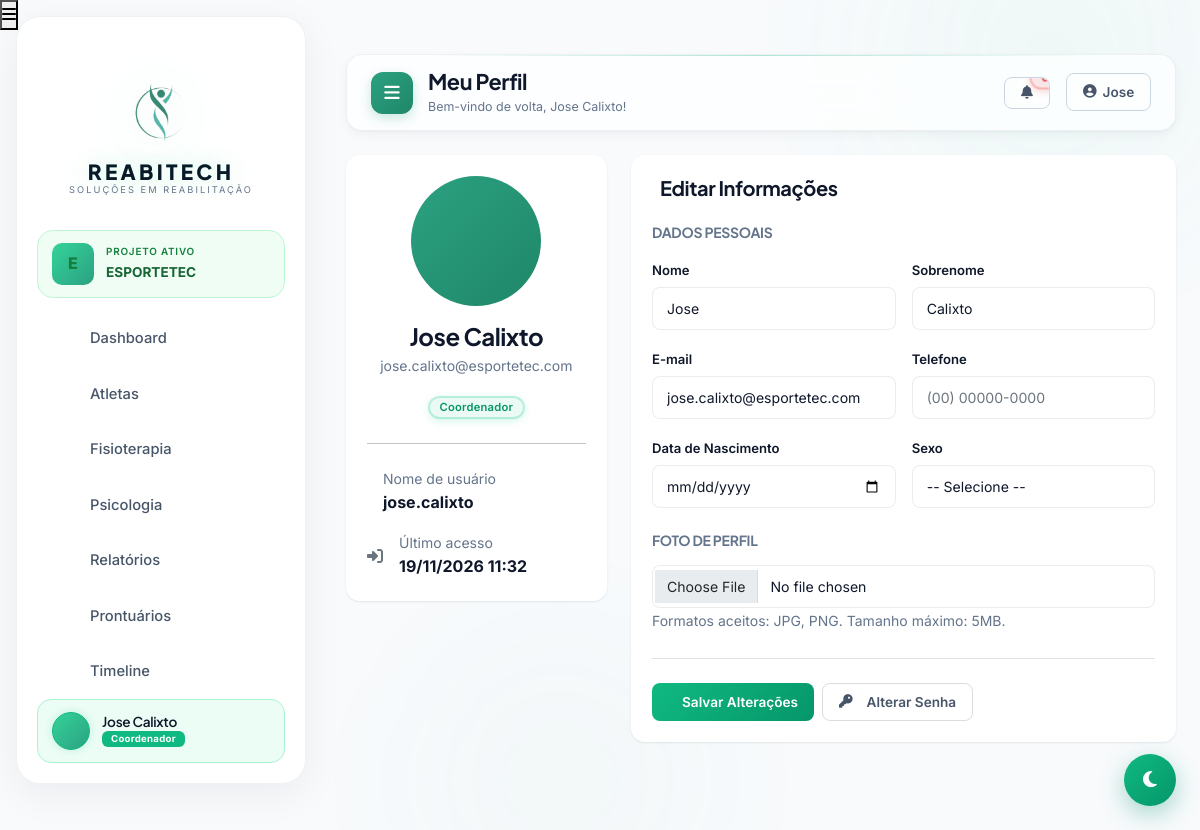
Screenshot of /dashboard/perfil/ (signed in) with the database file from the repository.
### projetos/models.py (models this page shows, shortened)
class Projeto(models.Model):
    TIPO_CHOICES = [
        ('clinica', 'Clínica de Fisioterapia / Reabilitação'),
        ('escola', 'Escola / Instituição de Ensino'),
        ('time', 'Time / Clube Esportivo'),
        ('academia', 'Academia'),
        ('projeto_social', 'Projeto Social'),
        ('consultorio', 'Consultório Individual'),
        ('outro', 'Outro'),
    ]
    MODULOS_CHOICES = [
        ('fisioterapia', 'Fisioterapia'),
        ('psicologia', 'Psicologia'),
        ('tecnico', 'Análise Técnica'),
    ]
    nome = models.CharField(
        max_length=150,
        verbose_name='Nome do Projeto'
    )
    slug = models.SlugField(
        max_length=160,
        unique=True,
        blank=True,
        default='',
        verbose_name='Slug (URL)'
    )
    tipo = models.CharField(
        max_length=20,
        choices=TIPO_CHOICES,
        default='clinica',
        verbose_name='Tipo'
    )
    descricao = models.TextField(
        blank=True,
        default='',
        verbose_name='Descrição'
    )
    logo = models.ImageField(
        upload_to='projetos/logos/',
        blank=True,
        null=True,
        verbose_name='Logo'
    )
    plano = models.ForeignKey(
        Plano,
        on_delete=models.PROTECT,
        related_name='projetos',
        null=True,
        blank=True,
        verbose_name='Plano Contratado'
    )
    coordenador = models.ForeignKey(
        User,
        on_delete=models.PROTECT,
        related_name='projetos_coordenados',
        verbose_name='Coordenador Responsável'
    )
    modulos_ativos = models.JSONField(
        default=list,
        help_text="Módulos ativos: ['fisioterapia', 'psicologia', 'tecnico']",
        verbose_name='Módulos Ativos'
    )
    publico = models.BooleanField(
        default=False,
        help_text='Aparecer na landing page pública',
        verbose_name='Público'
    )
    ativo = models.BooleanField(
        default=True,
        verbose_name='Ativo'
    )
    criado_em = models.DateTimeField(
        auto_now_add=True,
        null=True,
        verbose_name='Criado em'
    )
    atualizado_em = models.DateTimeField(
        auto_now=True,
        null=True,
        verbose_name='Atualizado em'
    )
    data_expiracao_trial = models.DateTimeField(
        null=True,
        blank=True,
        help_text='Data em que o trial expira (null = sem expiração)',
        verbose_name='Expiração do Trial'
    )
    class Meta:
        ordering = ['-criado_em']
        verbose_name = 'Projeto'
        verbose_name_plural = 'Projetos'

### usuarios/models.py (models this page shows, shortened)
class Perfil(models.Model):
    TIPO_USUARIO = [
        ('coordenador', 'Coordenador'),
        ('tecnico', 'Técnico'),
        ('fisioterapeuta', 'Fisioterapeuta'),
        ('psicologo', 'Psicólogo'),
        ('atleta', 'Atleta'),
    ]
    SEXO_CHOICES = [
        ('masculino', 'Masculino'),
        ('feminino', 'Feminino'),
        ('outro', 'Outro'),
    ]
    usuario = models.OneToOneField(User, on_delete=models.CASCADE, related_name='perfil')
    tipo = models.CharField(max_length=20, choices=TIPO_USUARIO)
    telefone = models.CharField(max_length=15, blank=True)
    foto = models.ImageField(upload_to='perfil_fotos/', null=True, blank=True)
    senha_temporaria = models.BooleanField(default=False)
    data_nascimento = models.DateField(null=True, blank=True)
    sexo = models.CharField(max_length=20, choices=SEXO_CHOICES, blank=True, null=True)

### dashboard/views.py (the view, shortened to what this page needs)
# urls.py: path('perfil/', views.perfil_usuario, name='perfil_usuario'),
@login_required
def perfil_usuario(request):
    perfil = request.user.perfil
    context = {
        'perfil': perfil,
    }
    return render(request, 'dashboard/perfil.html', context)

### templates/dashboard/perfil.html (shortened to what this page needs)
{% extends 'base.html' %}
{% load static %}
{% block page_title %}Meu Perfil{% endblock %}
{% block content %}
<div class="container-fluid p-0">
    <div class="row g-4">
        <div class="col-lg-4">
            <div class="card-modern p-4 text-center">
                <div class="position-relative d-inline-block mx-auto mb-3">
                    {% if perfil.foto %}
                    <img src="{{ perfil.foto.url }}" alt="Foto de perfil"
                         class="rounded-circle" style="width: 130px; height: 130px; object-fit: cover; border: 4px solid white; box-shadow: 0 4px 20px rgba(0,0,0,0.1);" loading="lazy">
                    {% else %}
                    <div class="bg-gradient-custom rounded-circle d-flex align-items-center justify-content-center mx-auto"
                         style="width: 130px; height: 130px; background: var(--gradient);">
 </div>
                    {% endif %}
 </div>
                <h4 class="fw-bold mb-1">{{ request.user.get_full_name|default:request.user.username }}</h4>
                <p class="text-muted small mb-3">{{ request.user.email|default:"Sem e-mail" }}</p>
                <span class="badge bg-success bg-opacity-10 text-success px-3 py-2 rounded-pill">
                    {{ perfil.get_tipo_display }}
 </span>
                <hr class="my-4">
                <div class="text-start">
                    <div class="d-flex align-items-center mb-3">
                        <div>
                            <small class="text-muted d-block">Nome de usuário</small>
                            <strong>{{ request.user.username }}</strong>
 </div>
 </div>
                    <div class="d-flex align-items-center">
                        <i class="fas fa-sign-in-alt me-3 text-secondary"></i>
                        <div>
                            <small class="text-muted d-block">Último acesso</small>
                            <strong>{{ request.user.last_login|date:"d/m/Y H:i"|default:"Primeiro acesso" }}</strong>
 </div>
 </div>
 </div>
 </div>
 </div>
        <div class="col-lg-8">
            <div class="card-modern p-4">
                <h5 class="fw-bold mb-4">Editar Informações</h5>
                <form method="POST" enctype="multipart/form-data">
                    <h6 class="fw-bold text-muted text-uppercase small mb-3">Dados Pessoais</h6>
                    <div class="row g-3">
                        <div class="col-md-6">
                            <label class="form-label fw-bold">Nome</label>
                            <input type="text" name="first_name" value="{{ request.user.first_name }}" class="form-control bg-light border-0 shadow-sm">
 </div>
                        <div class="col-md-6">
                            <label class="form-label fw-bold">Sobrenome</label>
                            <input type="text" name="last_name" value="{{ request.user.last_name }}" class="form-control bg-light border-0 shadow-sm">
 </div>
                        <div class="col-md-6">
                            <label class="form-label fw-bold">E-mail</label>
                            <input type="email" name="email" value="{{ request.user.email }}" class="form-control bg-light border-0 shadow-sm">
 </div>
                        <div class="col-md-6">
                            <label class="form-label fw-bold">Telefone</label>
                            <input type="text" name="telefone" value="{{ perfil.telefone }}" class="form-control bg-light border-0 shadow-sm" placeholder="(00) 00000-0000">
 </div>
                        <div class="col-md-6">
                            <label class="form-label fw-bold">Data de Nascimento</label>
                            <input type="date" name="data_nascimento" value="{{ perfil.data_nascimento|date:'Y-m-d' }}" class="form-control bg-light border-0 shadow-sm">
 </div>
                        <div class="col-md-6">
                            <label class="form-label fw-bold">Sexo</label>
                            <select name="sexo" class="form-select bg-light border-0 shadow-sm">
                                <option value="">-- Selecione --</option>
 </select>
 </div>
 </div>
                    <h6 class="fw-bold text-muted text-uppercase small mb-3 mt-4">Foto de Perfil</h6>
                    <div class="mb-3">
                        <input type="file" name="foto" accept="image/*" class="form-control bg-light border-0 shadow-sm">
                        <small class="text-muted">Formatos aceitos: JPG, PNG. Tamanho máximo: 5MB.</small>
 </div>
                    <div class="d-flex gap-2 mt-4 pt-4 border-top">
                        <button type="submit" class="btn btn-primary-custom">
                            Salvar Alterações
 </button>
                        <a href="{% url 'dashboard:alterar_senha' %}" class="btn btn-outline-custom">
                            <i class="fas fa-key me-2"></i>Alterar Senha
 </a>
 </div>
 </form>
 </div>
 </div>
 </div>
</div>
{% endblock %}

### templates/base.html (shortened to what this page needs)
{% load static %}
<!DOCTYPE html>
<html lang="pt-br" data-theme="light" style="background-color: #0b1120;">
<head>
    <link href="https://cdn.jsdelivr.net/npm/bootstrap@5.1.3/dist/css/bootstrap.min.css" rel="stylesheet">
    <link rel="stylesheet" href="https://cdnjs.cloudflare.com/ajax/libs/font-awesome/6.5.0/css/all.min.css">
    <link rel="stylesheet" href="https://unpkg.com/@phosphor-icons/web@2.1.1/src/regular/style.css">
    <link rel="stylesheet" href="https://unpkg.com/@phosphor-icons/web@2.1.1/src/fill/style.css">
    <link href="https://unpkg.com/aos@2.3.1/dist/aos.css" rel="stylesheet">
    <link rel="stylesheet" href="{% static 'css/design-system.css' %}">
    <link rel="stylesheet" href="{% static 'css/theme.css' %}">
    <link rel="stylesheet" href="{% static 'css/internal-effects.css' %}">
    <link rel="stylesheet" href="{% static 'css/style.css' %}">
    <link rel="stylesheet" href="{% static 'css/animations.css' %}">
    <link rel="stylesheet" href="{% static 'css/premium-effects.css' %}">
    <link rel="stylesheet" href="{% static 'css/premium-responsive.css' %}">
    <link rel="stylesheet" href="{% static 'css/premium-pages.css' %}">
    <link rel="stylesheet" href="{% static 'css/premium-glass-3d.css' %}">
    <link rel="stylesheet" href="{% static 'css/glass-sidebar-3d.css' %}">
    <link rel="stylesheet" href="{% static 'css/dark-mode-fixes.css' %}">
    <link rel="stylesheet" href="{% static 'css/splash.css' %}">
    <link rel="stylesheet" href="{% static 'css/custom-premium.css' %}">
<link rel="stylesheet" href="{% static 'css/internal-cyber.css' %}">
<link rel="stylesheet" href="{% static 'css/dash-cyber.css' %}">
<link rel="stylesheet" href="{% static 'css/sidebar-modern.css' %}">
<link rel="stylesheet" href="{% static 'css/atleta-enhancements.css' %}">
    <link rel="stylesheet" href="/static/css/responsive-master.css">
<link rel="stylesheet" href="{% static 'css/global-super-effects.css' %}?v=1.0">
</head>
<body>
<button class="mobile-menu-btn" id="mobileMenuBtn" aria-label="Abrir menu">
    <i class="fas fa-bars"></i>
</button>
{% if user.is_authenticated %}
<div class="sidebar" id="sidebar">
    <div class="sidebar-logo">
        <img src="{% static 'images/logo.png' %}" alt="REABITECH" onerror="this.src='https://via.placeholder.com/140x140?text=REABITECH'" loading="lazy">
        <h3>REABITECH</h3>
        <p>Soluções em Reabilitação</p>
 </div>
    {% if projeto_ativo_global %}
    <div style="padding: 0 12px 16px;">
        <div style="background: rgba(52, 211, 153, 0.15); border: 1px solid rgba(52, 211, 153, 0.25); border-radius: 14px; padding: 12px 14px; display: flex; align-items: center; gap: 12px;">
            {% if projeto_ativo_global.logo %}
            <img src="{{ projeto_ativo_global.logo.url }}" alt="{{ projeto_ativo_global.nome }}" style="width: 42px; height: 42px; object-fit: cover; border-radius: 10px; flex-shrink: 0;" loading="lazy">
            {% else %}
            <div style="width: 42px; height: 42px; border-radius: 10px; background: linear-gradient(135deg, #34d399, #2BA181); display: flex; align-items: center; justify-content: center; color: white; font-weight: 800; font-size: 1rem; flex-shrink: 0;">
                {{ projeto_ativo_global.nome|first|upper }}
            </div>
            {% endif %}
            <div style="min-width: 0; flex: 1;">
                <div style="font-size: 0.62rem; color: rgba(167, 243, 208, 0.7); letter-spacing: 0.08em; text-transform: uppercase; font-weight: 600; margin-bottom: 2px;">
                    Projeto ativo
 </div>
                <div style="font-weight: 700; color: white; font-size: 0.85rem; white-space: nowrap; overflow: hidden; text-overflow: ellipsis;">
                    {{ projeto_ativo_global.nome }}
 </div>
 </div>
 </div>
 </div>
    {% endif %}
        <div class="sidebar-menu" data-lenis-prevent>
        {% if user.perfil.tipo == 'coordenador' %}
        <a href="{% url 'dashboard:dashboard_coordenador' %}" class="sidebar-item {% if request.resolver_match.url_name == 'dashboard_coordenador' %}active{% endif %}"><span>Dashboard</span></a>
        <a href="{% url 'dashboard:coordenador_atletas' %}" class="sidebar-item {% if request.resolver_match.url_name == 'coordenador_atletas' %}active{% endif %}"><span>Atletas</span></a>
        <a href="{% url 'dashboard:coordenador_fisioterapia' %}" class="sidebar-item {% if request.resolver_match.url_name == 'coordenador_fisioterapia' %}active{% endif %}"><span>Fisioterapia</span></a>
        <a href="{% url 'dashboard:coordenador_psicologia' %}" class="sidebar-item {% if request.resolver_match.url_name == 'coordenador_psicologia' %}active{% endif %}"><span>Psicologia</span></a>
        <a href="{% url 'dashboard:coordenador_relatorios' %}" class="sidebar-item {% if request.resolver_match.url_name == 'coordenador_relatorios' %}active{% endif %}"><span>Relatórios</span></a>
        <a href="{% url 'prontuario:lista_prontuarios' %}" class="sidebar-item {% if 'prontuario' in request.path and 'timeline' not in request.path %}active{% endif %}"><span>Prontuários</span></a>
        <a href="{% url 'prontuario:timeline_global' %}" class="sidebar-item {% if 'timeline' in request.path %}active{% endif %}"><span>Timeline</span></a>
        {% endif %}
    </div>
    <div class="sidebar-user">
        {% if user.perfil.foto %}
        <div class="avatar">
            <img alt="" src="{{ user.perfil.foto.url }}" style="width: 100%; height: 100%; object-fit: cover;" loading="lazy">
 </div>
        {% else %}
        <div class="avatar"></div>
        {% endif %}
        <h6>{{ user.get_full_name|default:user.username }}</h6>
        <span class="badge">{{ user.perfil.get_tipo_display }}</span>
 </div>
</div>
{% endif %}
    <div class="main-content {% if not user.is_authenticated %}no-sidebar{% endif %}" id="mainContent">
        {% if user.is_authenticated %}
        <div class="top-navbar">
            <div class="page-title">
                <button class="toggle-btn-integrated d-none d-lg-flex" id="desktopToggleBtn">
                    <i class="fas fa-bars"></i>
 </button>
                <div>
                    <h2>{% block page_title %}Dashboard{% endblock %}</h2>
                    <p>Bem-vindo de volta, {{ user.get_full_name|default:user.username }}!</p>
 </div>
 </div>
            <div class="d-flex align-items-center gap-3">
                <div class="dropdown">
                    <button class="btn btn-outline-custom position-relative dropdown-toggle" type="button" data-bs-toggle="dropdown">
                        <i class="fas fa-bell"></i>
                        {% if total_notificacoes > 0 %}
                        <span class="position-absolute top-0 start-100 translate-middle badge rounded-pill bg-danger" style="font-size: 10px;">
                            {{ total_notificacoes }}
 </span>
                        {% endif %}
 </button>
 </div>
                <div class="dropdown">
                    <button class="btn btn-outline-custom dropdown-toggle" type="button" data-bs-toggle="dropdown">
                        <i class="fas fa-user-circle"></i>
                        <span>{{ user.get_short_name|default:user.username|truncatechars:15 }}</span>
 </button>
 </div>
 </div>
 </div>
        {% endif %}
        {% block content %}{% endblock %}
 </div>
    {% if user.is_authenticated %}
    <button class="theme-toggle-global" id="themeToggleGlobal" title="Alternar tema claro/escuro">
 </button>
    {% endif %}
</body>
</html>

### rows the page displays
Projeto: nome|first "E", nome "ESPORTETEC"
Perfil: tipo "Coordenador"

### other values shown
{{ user.get_full_name|default:user.username }} "Jose Calixto"
{{ user.perfil.get_tipo_display }} "Coordenador"
{{ user.get_short_name|default:user.username|truncatechars:15 }} "Jose"
{{ request.user.get_full_name|default:request.user.username }} "Jose Calixto"
{{ request.user.email|default:"Sem e-mail" }} "jose.calixto@esportetec.com"
{{ request.user.username }} "jose.calixto"
{{ request.user.last_login|date:"d/m/Y H:i"|default:"Primeiro acesso" }} "19/11/2026 11:32"
